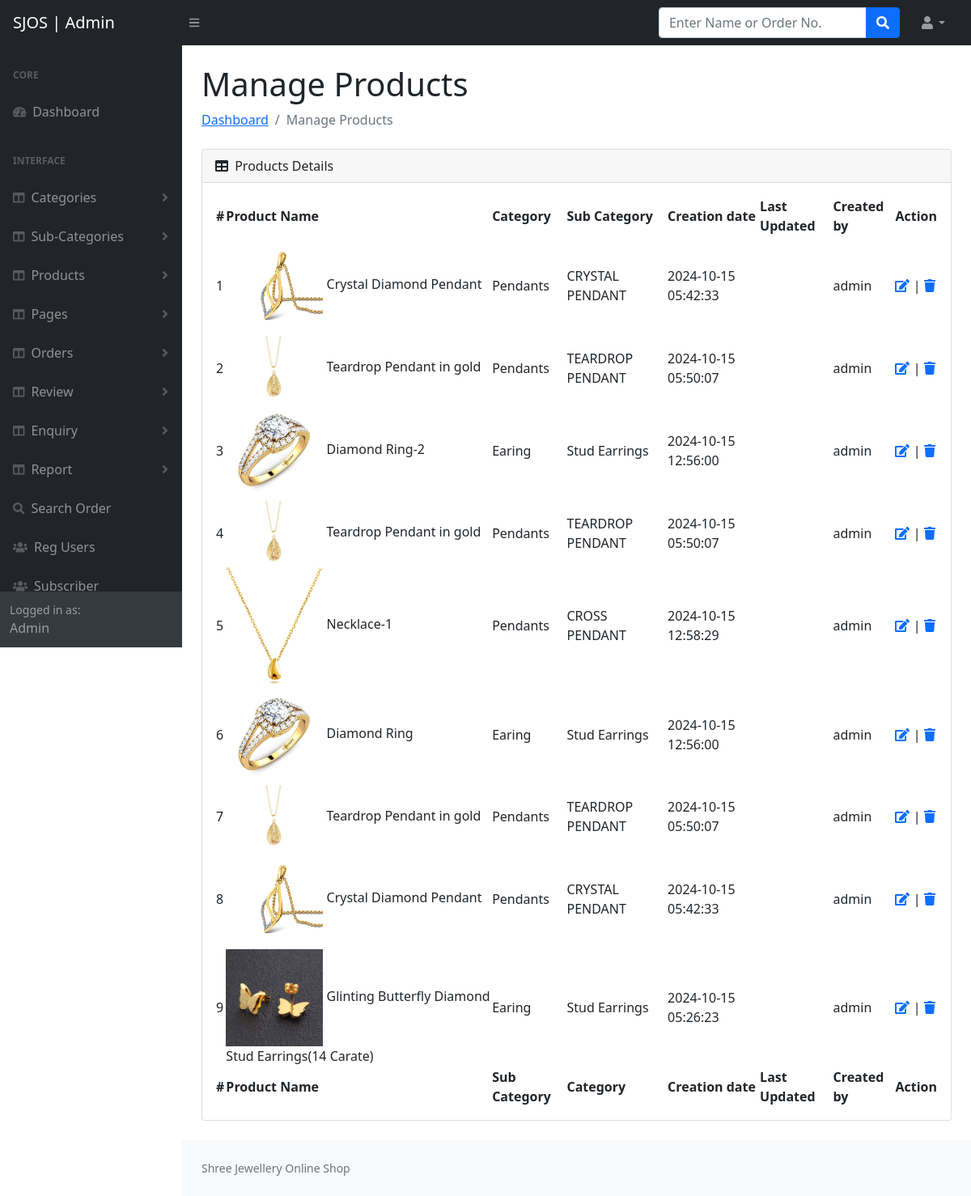
Screenshot of /SJOS/admin/manage-products.php (signed in) with the database file from the repository.
### tables this page shows
CREATE TABLE `products` (
  `id` int(11) NOT NULL,
  `category` int(11) NOT NULL,
  `subCategory` int(11) DEFAULT NULL,
  `type` varchar(100) DEFAULT NULL,
  `productName` varchar(255) DEFAULT NULL,
  `productweight` varchar(255) DEFAULT NULL,
  `productPrice` int(11) DEFAULT NULL,
  `gender` varchar(100) DEFAULT NULL,
  `productDescription` longtext DEFAULT NULL,
  `productImage1` varchar(255) DEFAULT NULL,
  `productImage2` varchar(255) DEFAULT NULL,
  `productImage3` varchar(255) DEFAULT NULL,
  `shippingCharge` int(11) DEFAULT NULL,
  `productAvailability` varchar(255) DEFAULT NULL,
  `postingDate` timestamp NULL DEFAULT current_timestamp(),
  `updationDate` timestamp NULL DEFAULT NULL ON UPDATE current_timestamp(),
  `addedBy` int(11) DEFAULT NULL,
  `lastUpdatedBy` int(2) DEFAULT NULL
);

CREATE TABLE `category` (
  `id` int(11) NOT NULL,
  `categoryName` varchar(255) DEFAULT NULL,
  `categoryDescription` longtext DEFAULT NULL,
  `creationDate` timestamp NOT NULL DEFAULT current_timestamp(),
  `updationDate` timestamp NULL DEFAULT NULL ON UPDATE current_timestamp(),
  `createdBy` int(11) DEFAULT NULL
);

CREATE TABLE `subcategory` (
  `id` int(11) NOT NULL,
  `categoryid` int(11) DEFAULT NULL,
  `subcategoryName` varchar(255) DEFAULT NULL,
  `creationDate` timestamp NULL DEFAULT current_timestamp(),
  `updationDate` timestamp NULL DEFAULT NULL ON UPDATE current_timestamp(),
  `createdBy` int(11) DEFAULT NULL
);

### SJOS/admin/manage-products.php (the view, shortened to what this page needs)
<?php session_start();
include_once('includes/config.php');
if (strlen($_SESSION['aid']==0)) {
  header('location:logout.php');
  } else{
?>
<!DOCTYPE html>
<html lang="en">
    <head>
        <link href="https://cdn.jsdelivr.net/npm/simple-datatables@latest/dist/style.css" rel="stylesheet" />
        <link href="css/styles.css" rel="stylesheet" />
    </head>
    <body class="sb-nav-fixed">
 <?php include_once('includes/header.php');?>
        <div id="layoutSidenav">
       <?php include_once('includes/sidebar.php');?>
            <div id="layoutSidenav_content">
                <main>
                    <div class="container-fluid px-4">
                        <h1 class="mt-4">Manage Products</h1>
                        <ol class="breadcrumb mb-4">
                            <li class="breadcrumb-item"><a href="index.html">Dashboard</a></li>
                            <li class="breadcrumb-item active">Manage Products</li>
                        </ol>
                        <div class="card mb-4">
                            <div class="card-header">
                                <i class="fas fa-table me-1"></i>
                               Products Details
                            </div>
                            <div class="card-body">
                                <table id="datatablesSimple">
                                    <thead>
                                        <tr>
                                            <th>#</th>
                                            <th>Product Name</th>
                                            <th>Category</th>
                                            <th>Sub Category</th>
                                            <th>Creation date</th>
                                            <th>Last Updated</th>
                                            <th>Created by</th>
                                            <th>Action</th>
                                        </tr>
                                    </thead>
                                    <tfoot>
                                        <tr>
                                        <th>#</th>
                                            <th>Product Name</th>
                                            <th>Sub Category</th>
                                            <th>Category</th>
                                            <th>Creation date</th>
                                            <th>Last Updated</th>
                                            <th>Created by</th>
                                            <th>Action</th>
                                        </tr>
                                    </tfoot>
                                    <tbody>
<?php $query=mysqli_query($con,"select products.id as pid,products.productImage1,products.productName,category.categoryName,subcategory.subcategoryName as subcatname,products.postingDate,products.updationDate,subcategory.id as subid,tbladmin.username from products join subcategory on products.subCategory=subCategory.id join category on products.category=category.id join tbladmin on tbladmin.ID=products.addedBy order by pid desc");
$cnt=1;
while($row=mysqli_fetch_array($query))
{
?>
                                <tr>
                                            <td><?php echo htmlentities($cnt);?></td>
                                            <td><img src="productimages/<?php echo htmlentities($row['productImage1']);?>" width="120">
                                                <?php echo htmlentities($row['productName']);?></td>
                                            <td><?php echo htmlentities($row['categoryName']);?></td>
                                            <td><?php echo htmlentities($row['subcatname']);?></td>
                                            <td> <?php echo htmlentities($row['postingDate']);?></td>
                                            <td><?php echo htmlentities($row['updationDate']);?></td>
                                            <td><?php echo htmlentities($row['username']);?></td>
                                            <td>
                                            <a href="edit-product.php?id=<?php echo $row['pid']?>"><i class="fas fa-edit"></i></a> |
                                            <a href="manage-products.php?id=<?php echo $row['subid']?>&del=delete" onClick="return confirm('Are you sure you want to delete?')"><i class="fa fa-trash" aria-hidden="true"></i></a></td>
                                        </tr>
                                        <?php $cnt=$cnt+1; } ?>
                                    </tbody>
                                </table>
                            </div>
                        </div>
                    </div>
                </main>
<?php include_once('includes/footer.php');?>
            </div>
        </div>
    </body>
</html>
<?php } ?>

### rows the page displays
products: productImage1 (picture), productName "Crystal Diamond Pendant", category.categoryName "Pendants", subcategory.subcategoryName "CRYSTAL PENDANT", postingDate "2024-10-15 05:42:33", tbladmin.UserName "admin"
products: productImage1 (picture), productName "Teardrop Pendant in gold", category.categoryName "Pendants", subcategory.subcategoryName "TEARDROP PENDANT", postingDate "2024-10-15 05:50:07", tbladmin.UserName "admin"
products: productImage1 (picture), productName "Diamond Ring-2", category.categoryName "Earing", subcategory.subcategoryName "Stud Earrings", postingDate "2024-10-15 12:56:00", tbladmin.UserName "admin"
products: productImage1 (picture), productName "Teardrop Pendant in gold", category.categoryName "Pendants", subcategory.subcategoryName "TEARDROP PENDANT", postingDate "2024-10-15 05:50:07", tbladmin.UserName "admin"
products: productImage1 (picture), productName "Necklace-1", category.categoryName "Pendants", subcategory.subcategoryName "CROSS PENDANT", postingDate "2024-10-15 12:58:29", tbladmin.UserName "admin"
products: productImage1 (picture), productName "Diamond Ring", category.categoryName "Earing", subcategory.subcategoryName "Stud Earrings", postingDate "2024-10-15 12:56:00", tbladmin.UserName "admin"
products: productImage1 (picture), productName "Teardrop Pendant in gold", category.categoryName "Pendants", subcategory.subcategoryName "TEARDROP PENDANT", postingDate "2024-10-15 05:50:07", tbladmin.UserName "admin"
products: productImage1 (picture), productName "Crystal Diamond Pendant", category.categoryName "Pendants", subcategory.subcategoryName "CRYSTAL PENDANT", postingDate "2024-10-15 05:42:33", tbladmin.UserName "admin"
products: productImage1 (picture), productName "Glinting Butterfly Diamond Stud Earrings(14 Carate)", category.categoryName "Earing", subcategory.subcategoryName "Stud Earrings", postingDate "2024-10-15 05:26:23", tbladmin.UserName "admin"
